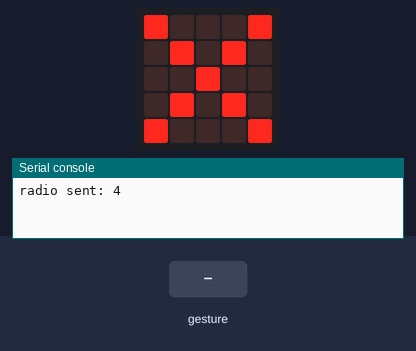
The program below on a simulated BBC micro:bit (MakeCode). Parts: the board's 5×5 LED display, the last lines printed to the serial console. The inputs (shaded band) are chosen by the test bench. No radio messages arrive unless stated (any console line starting 'radio sent:' is added by the test bench); a tilt is held for 1.5 s and a shake lasts 1 s, then the board lies face up again.

Above: at 1.2 s.
1.3 s: gesture 'logo up'
At 2.3 s:
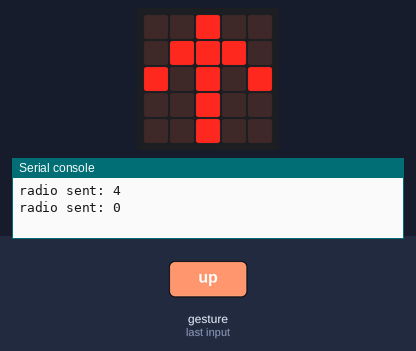
4.3 s: gesture 'tilt right'
At 5.6 s:
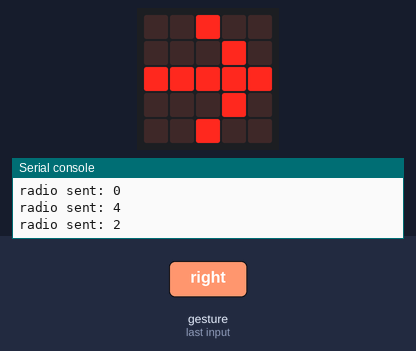
7.3 s: gesture 'tilt left'
At 8.1 s:
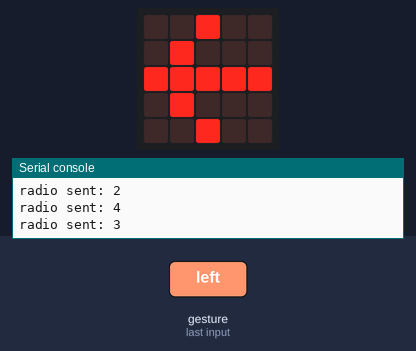
10.3 s: gesture 'logo down'
At 11.6 s:
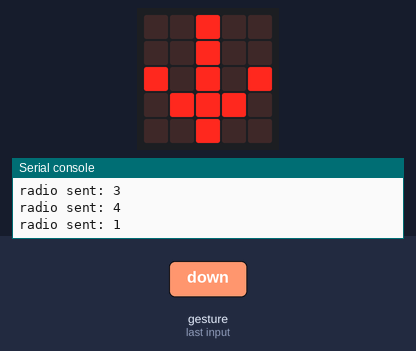
Timing chart, 0 to 13.3 s (numbered marks = the images above; inputs shaded):
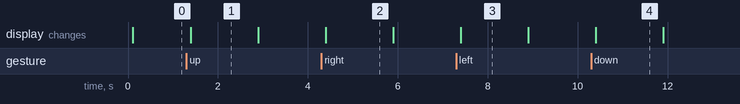

The program:

main.ts
```typescript
input.onGesture(Gesture.LogoUp, function () {
    basic.showLeds(`
        . . # . .
        . # # # .
        # . # . #
        . . # . .
        . . # . .
        `)
    radio.sendNumber(0)
})
input.onGesture(Gesture.ScreenUp, function () {
    basic.showLeds(`
        # . . . #
        . # . # .
        . . # . .
        . # . # .
        # . . . #
        `)
    radio.sendNumber(4)
})
input.onGesture(Gesture.TiltRight, function () {
    basic.showLeds(`
        . . # . .
        . . . # .
        # # # # #
        . . . # .
        . . # . .
        `)
    radio.sendNumber(2)
})
input.onGesture(Gesture.TiltLeft, function () {
    basic.showLeds(`
        . . # . .
        . # . . .
        # # # # #
        . # . . .
        . . # . .
        `)
    radio.sendNumber(3)
})
input.onGesture(Gesture.LogoDown, function () {
    basic.showLeds(`
        . . # . .
        . . # . .
        # . # . #
        . # # # .
        . . # . .
        `)
    radio.sendNumber(1)
})
radio.setGroup(27)
```

test.ts
```typescript
// aquí va el archivo "tests"; esto no se compilará cuando este paquete se utilice como una extensión.
```

Measured:
- after the input at 1.3 s, the display: changes after 0.10 s (image 1)
- after the input at 4.3 s, the display: changes after 0.10 s (image 2)
- after the input at 7.3 s, the display: changes after 0.10 s (image 3)
- after the input at 10.3 s, the display: changes after 0.10 s (image 4)
- what the display in image 1 shows lasts 1.5 s, from 1.4 s to 2.9 s
